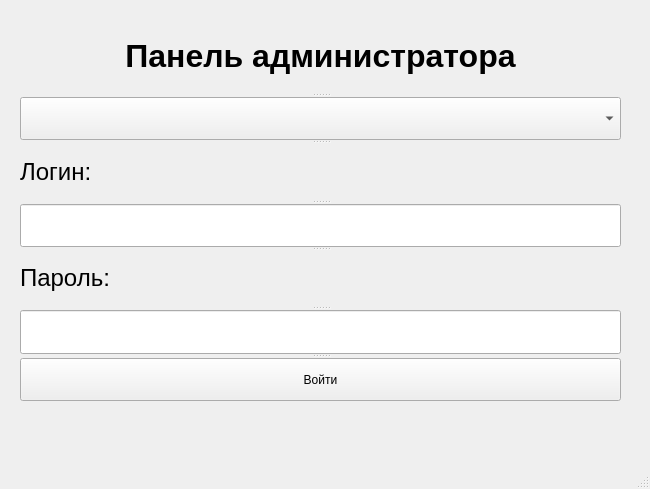
<?xml version="1.0" encoding="UTF-8"?>
<ui version="4.0">
 <class>MainWindow</class>
 <widget class="QMainWindow" name="MainWindow">
  <property name="geometry">
   <rect>
    <x>0</x>
    <y>0</y>
    <width>650</width>
    <height>489</height>
   </rect>
  </property>
  <property name="windowTitle">
   <string>SmartIntercom - вход</string>
  </property>
  <widget class="QWidget" name="centralwidget">
   <widget class="QSplitter" name="splitter">
    <property name="geometry">
     <rect>
      <x>20</x>
      <y>20</y>
      <width>601</width>
      <height>381</height>
     </rect>
    </property>
    <property name="orientation">
     <enum>Qt::Vertical</enum>
    </property>
    <widget class="QLabel" name="main_panel">
     <property name="lineWidth">
      <number>8</number>
     </property>
     <property name="midLineWidth">
      <number>3</number>
     </property>
     <property name="text">
      <string>&lt;html&gt;&lt;head/&gt;&lt;body&gt;&lt;p align=&quot;center&quot;&gt;&lt;span style=&quot; font-size:24pt; font-weight:600;&quot;&gt;Панель администратора&lt;/span&gt;&lt;/p&gt;&lt;/body&gt;&lt;/html&gt;</string>
     </property>
    </widget>
    <widget class="QComboBox" name="comboBox"/>
    <widget class="QLabel" name="login_t">
     <property name="text">
      <string>&lt;html&gt;&lt;head/&gt;&lt;body&gt;&lt;p&gt;&lt;span style=&quot; font-size:18pt;&quot;&gt;Логин:&lt;/span&gt;&lt;/p&gt;&lt;/body&gt;&lt;/html&gt;</string>
     </property>
    </widget>
    <widget class="QLineEdit" name="login"/>
    <widget class="QLabel" name="passw_t">
     <property name="text">
      <string>&lt;html&gt;&lt;head/&gt;&lt;body&gt;&lt;p&gt;&lt;span style=&quot; font-size:18pt;&quot;&gt;Пароль:&lt;/span&gt;&lt;/p&gt;&lt;/body&gt;&lt;/html&gt;</string>
     </property>
    </widget>
    <widget class="QLineEdit" name="passw"/>
    <widget class="QPushButton" name="auth">
     <property name="text">
      <string>Войти</string>
     </property>
    </widget>
   </widget>
  </widget>
  <widget class="QMenuBar" name="menubar">
   <property name="geometry">
    <rect>
     <x>0</x>
     <y>0</y>
     <width>650</width>
     <height>21</height>
    </rect>
   </property>
  </widget>
  <widget class="QStatusBar" name="statusbar"/>
 </widget>
 <resources/>
 <connections/>
</ui>
